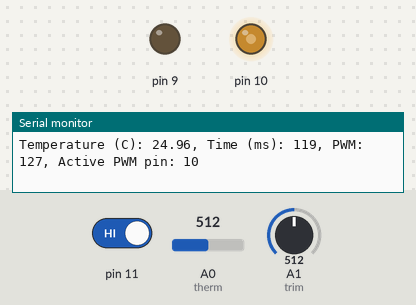
Recording of a sketch running on a simulated Arduino Uno, built with avr-gcc and run on an emulated ATmega328P. Parts: output pins drawn as LEDs (lit = HIGH), the last lines printed to the serial monitor. The test bench sets the inputs (shaded band); at power-on: A1 (trim) = 512, pin 11 HIGH, A0 (therm) = 512.

Above: at 1.2 s.
1.3 s: A1 (trim) set to 419
At 1.8 s:
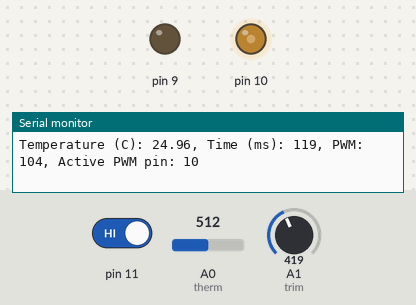
4.3 s: A1 (trim) set to 383
At 5.0 s:
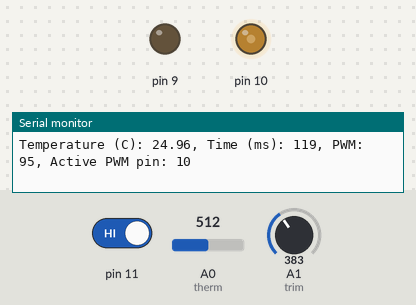
5.9 s: pin 11 driven LOW
At 7.2 s:
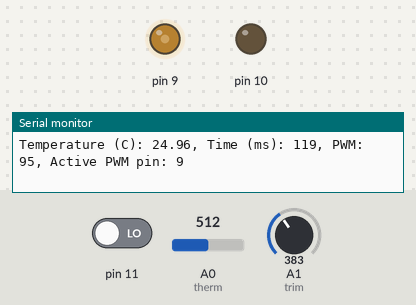
7.5 s: A1 (trim) set to 44
At 8.1 s:
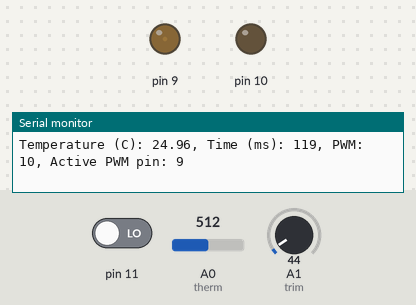
9.1 s: A1 (trim) set to 38
At 10.0 s:
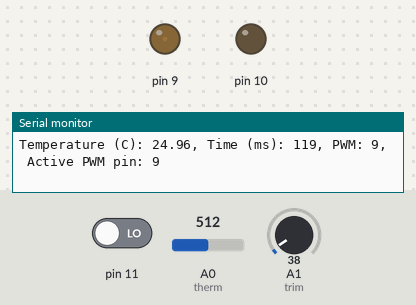
12.1 s: pin 11 driven HIGH
At 13.0 s:
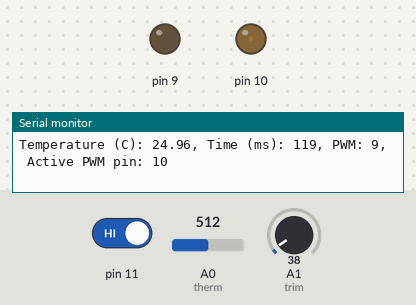
Timing chart, 0 to 14.7 s (numbered marks = the images above; inputs shaded):
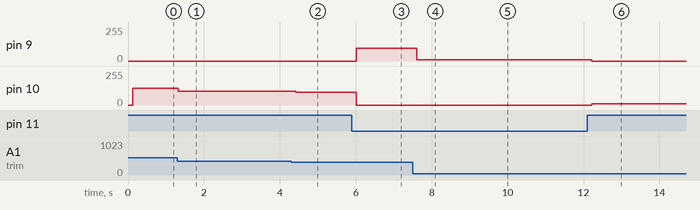

Measured:
- after the input at 1.3 s, pin 10: 127/255 → 104/255 at once
- after the input at 4.3 s, pin 10: 104/255 → 95/255 after 0.12 s
- after the input at 5.9 s, pin 9: 0/255 → 95/255 after 0.12 s; pin 10: 95/255 → 0/255 after 0.12 s
- after the input at 7.5 s, pin 9: 95/255 → 10/255 after 0.11 s
- after the input at 9.1 s, pin 9: 10/255 → 9/255 after 0.09 s
- after the input at 12.1 s, pin 9: 9/255 → 0/255 after 0.11 s; pin 10: 0/255 → 9/255 after 0.11 s

The sketch:

lab3part3.ino
```cpp
const int trim= A1;
const int therm=A0;

unsigned long t=0.0;
int sample_count=1000;
double R0 = 100*1000.0;

void setup() {
  Serial.begin(9600);
  pinMode(trim, INPUT);
  pinMode(therm, INPUT);
  pinMode(9, OUTPUT);
  pinMode(10, OUTPUT);
  pinMode(11,INPUT);
}

void loop() {
  long t1=micros();
  double AdcAve=averageAdcSamples(sample_count);
  double VoltAve=adcToVoltage(AdcAve);
  double resistance=voltageToResistance(VoltAve);
  double temperature=resistanceToCelsius(resistance);
  int pwm=trimpod();
  int pinnum=runpin(pwm);
  long t2=micros();
  t = (t2-t1)/1000.0;
  printpart2(temperature,pwm,pinnum,t);
  delay(10);
}
void printpart2(double temperature, int pwm, int pinnum, long t)
{
  Serial.print("Temperature (C): ");
  Serial.print(temperature, 2); // Prints double with 2 decimal places
  Serial.print(", Time (ms): ");
  Serial.print(t);              // Prints long integer
  Serial.print(", PWM: ");
  Serial.print(pwm);            // Prints int
  Serial.print(", Active PWM pin: ");
  Serial.println(pinnum);       // println finishes the line and moves to the next
}

int trimpod ()
{
  int val = analogRead(trim); // Read trimpod (0 to 1023)
  int pwm=map(val, 0, 1023, 0, 255);
  return pwm;
}

int runpin(int pwm)
{
    if(digitalRead(11)==LOW)
  {
      analogWrite(9, pwm);
      digitalWrite(10, LOW);
      return 9;
  }
 else {
    digitalWrite(9, LOW);
    analogWrite(10, pwm);
  }
  return 10;
}
double averageAdcSamples (int numAve)
{
  double AdcAve = 0.;

    for (int i = 0; i < numAve; i++){
    int sensorValue = analogRead(A0);
    AdcAve += sensorValue;
  }

  AdcAve = AdcAve/numAve;
  return AdcAve;
}

double adcToVoltage(double AdcAve){
  double voltAve = AdcAve * (5/1023.);
  return voltAve;
}

double voltageToResistance(double V_out)
{
  double R1=100*1000.;
  double R2 = ((R1*V_out)/(5.0-V_out)) ;
  return R2;
}

double resistanceToCelsius(double R){
  double kelvin = ((4540.0)/((log(R/R0)+(4540.0/(25.0+273.15)))));
  //kelvin = 1./(1./(25.0 + 273.15) + log(R/R0) / 4540.0);
  double celsius = kelvin -273.15;
  return celsius;

}
```
